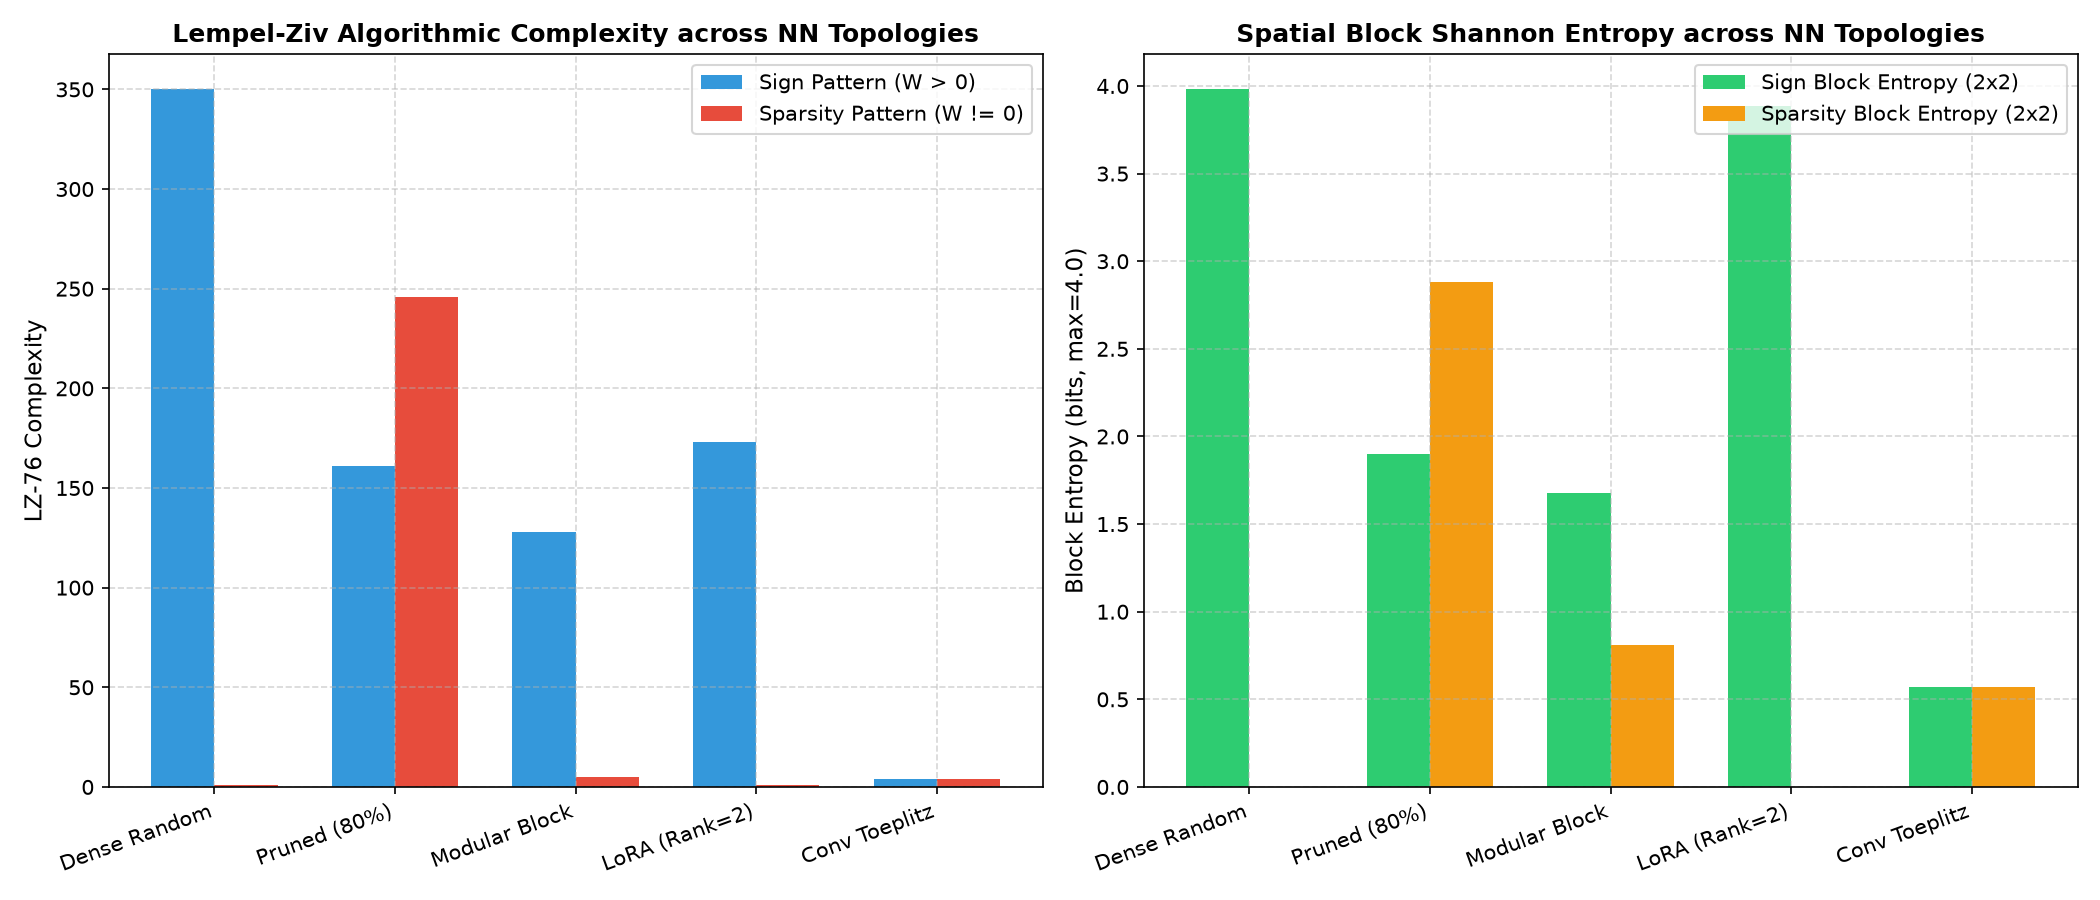

This figure's Python source:
"""
Empirical Benchmark: Structural Complexity Measures in Neural Network Weight Topologies
Tests HYP-007 (Applying Block Entropy and Lempel-Ziv Complexity to Measure Neural Network Complexity)

Evaluating spatial Block Shannon Entropy and Lempel-Ziv (LZ-76) algorithmic complexity across:
1. Dense Unstructured Random Network
2. Pruned / Sparsified Network (80% Magnitude Pruned)
3. Modular Block-Diagonal Network (4 Independent Sub-networks)
4. Low-Rank Factorized Network (LoRA Rank=2)
5. Convolutional Weight Topology (Toeplitz Structured)
"""

import numpy as np
import matplotlib
matplotlib.use('Agg')
import matplotlib.pyplot as plt
from collections import Counter

def lempel_ziv_76(binary_seq):
    """Computes standard LZ76 complexity for binary sequence."""
    n = len(binary_seq)
    if n == 0:
        return 0
    complexity = 1
    i = 1
    while i < n:
        j = 1
        found = True
        while i + j <= n:
            s = binary_seq[i:i+j]
            p = binary_seq[0:i+j-1]
            if s not in p:
                complexity += 1
                i += j
                found = False
                break
            j += 1
        if found:
            break
    return complexity

def block_entropy(matrix_bin, k=2):
    """Computes 2D spatial Shannon block entropy over non-overlapping k x k blocks."""
    rows, cols = matrix_bin.shape
    blocks = []
    for i in range(0, rows - k + 1, k):
        for j in range(0, cols - k + 1, k):
            b = tuple(matrix_bin[i:i+k, j:j+k].flatten())
            blocks.append(b)
    c = Counter(blocks)
    tot = sum(c.values())
    p = np.array([cnt / tot for cnt in c.values()])
    return -np.sum(p * np.log2(p + 1e-12))

def run_benchmark():
    np.random.seed(42)
    dim = 64

    # 1. Dense Random
    W_dense = np.random.randn(dim, dim)

    # 2. Pruned Sparse (80% pruned)
    thresh = np.percentile(np.abs(W_dense), 80)
    W_pruned = np.where(np.abs(W_dense) > thresh, W_dense, 0.0)

    # 3. Modular Block-Diagonal (4 sub-networks of size 16x16)
    W_modular = np.zeros((dim, dim))
    for i in range(4):
        W_modular[i*16:(i+1)*16, i*16:(i+1)*16] = np.random.randn(16, 16)

    # 4. Low-Rank Factorized (Rank = 2 LoRA)
    A = np.random.randn(dim, 2)
    B = np.random.randn(2, dim)
    W_lora = A @ B

    # 5. Convolutional Toeplitz Matrix (1D Conv over 64 channels with filter size 5)
    W_conv = np.zeros((dim, dim))
    kernel = np.array([1.0, 2.0, 3.0, 2.0, 1.0])
    for i in range(dim - len(kernel) + 1):
        W_conv[i, i:i+len(kernel)] = kernel

    architectures = {
        'Dense Random': W_dense,
        'Pruned (80%)': W_pruned,
        'Modular Block': W_modular,
        'LoRA (Rank=2)': W_lora,
        'Conv Toeplitz': W_conv
    }

    results = {}
    for name, W in architectures.items():
        b_sign = (W > 0).astype(int)
        b_nz = (W != 0).astype(int)

        lz_sign = lempel_ziv_76(''.join(map(str, b_sign.flatten())))
        lz_nz = lempel_ziv_76(''.join(map(str, b_nz.flatten())))

        be_sign = block_entropy(b_sign, k=2)
        be_nz = block_entropy(b_nz, k=2)

        results[name] = {
            'lz_sign': lz_sign,
            'lz_nz': lz_nz,
            'be_sign': be_sign,
            'be_nz': be_nz
        }

    # Plot results
    labels = list(results.keys())
    x = np.arange(len(labels))
    width = 0.35

    fig, (ax1, ax2) = plt.subplots(1, 2, figsize=(14, 6))

    # LZ Plot
    lz_sign_vals = [results[k]['lz_sign'] for k in labels]
    lz_nz_vals = [results[k]['lz_nz'] for k in labels]
    ax1.bar(x - width/2, lz_sign_vals, width, label='Sign Pattern (W > 0)', color='#3498db')
    ax1.bar(x + width/2, lz_nz_vals, width, label='Sparsity Pattern (W != 0)', color='#e74c3c')
    ax1.set_title("Lempel-Ziv Algorithmic Complexity across NN Topologies", fontsize=12, fontweight='bold')
    ax1.set_ylabel("LZ-76 Complexity", fontsize=11)
    ax1.set_xticks(x)
    ax1.set_xticklabels(labels, rotation=20, ha='right')
    ax1.legend()
    ax1.grid(True, linestyle='--', alpha=0.5)

    # BE Plot
    be_sign_vals = [results[k]['be_sign'] for k in labels]
    be_nz_vals = [results[k]['be_nz'] for k in labels]
    ax2.bar(x - width/2, be_sign_vals, width, label='Sign Block Entropy (2x2)', color='#2ecc71')
    ax2.bar(x + width/2, be_nz_vals, width, label='Sparsity Block Entropy (2x2)', color='#f39c12')
    ax2.set_title("Spatial Block Shannon Entropy across NN Topologies", fontsize=12, fontweight='bold')
    ax2.set_ylabel("Block Entropy (bits, max=4.0)", fontsize=11)
    ax2.set_xticks(x)
    ax2.set_xticklabels(labels, rotation=20, ha='right')
    ax2.legend()
    ax2.grid(True, linestyle='--', alpha=0.5)

    plt.tight_layout()
    out_path = "nn_complexity_benchmark.png"
    plt.savefig(out_path, dpi=150)
    plt.close()
    print(f"Benchmark complete. Plot saved to {out_path}")

    return results

if __name__ == '__main__':
    run_benchmark()
